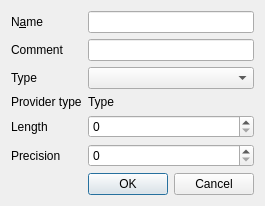
<?xml version="1.0" encoding="UTF-8"?>
<ui version="4.0">
 <class>AddAttrDialogBase</class>
 <widget class="QDialog" name="AddAttrDialogBase">
  <property name="geometry">
   <rect>
    <x>0</x>
    <y>0</y>
    <width>258</width>
    <height>201</height>
   </rect>
  </property>
  <property name="windowTitle">
   <string>Add field</string>
  </property>
  <property name="modal">
   <bool>true</bool>
  </property>
  <layout class="QGridLayout" name="gridLayout">
   <item row="2" column="0">
    <widget class="QLabel" name="textLabel2">
     <property name="text">
      <string>Type</string>
     </property>
     <property name="buddy">
      <cstring>mTypeBox</cstring>
     </property>
    </widget>
   </item>
   <item row="1" column="1">
    <widget class="QLineEdit" name="mCommentEdit"/>
   </item>
   <item row="3" column="1">
    <widget class="QLabel" name="mTypeName">
     <property name="text">
      <string>Type</string>
     </property>
     <property name="buddy">
      <cstring>mTypeBox</cstring>
     </property>
    </widget>
   </item>
   <item row="0" column="0">
    <widget class="QLabel" name="textLabel1">
     <property name="text">
      <string>N&amp;ame</string>
     </property>
     <property name="buddy">
      <cstring>mNameEdit</cstring>
     </property>
    </widget>
   </item>
   <item row="7" column="1">
    <widget class="QDialogButtonBox" name="buttonBox">
     <property name="standardButtons">
      <set>QDialogButtonBox::Cancel|QDialogButtonBox::Ok</set>
     </property>
    </widget>
   </item>
   <item row="5" column="0">
    <widget class="QLabel" name="mPrecLabel">
     <property name="text">
      <string>Precision</string>
     </property>
     <property name="buddy">
      <cstring>mPrec</cstring>
     </property>
    </widget>
   </item>
   <item row="4" column="1">
    <widget class="QSpinBox" name="mLength"/>
   </item>
   <item row="1" column="0">
    <widget class="QLabel" name="textLabel1_2">
     <property name="text">
      <string>Comment</string>
     </property>
     <property name="buddy">
      <cstring>mCommentEdit</cstring>
     </property>
    </widget>
   </item>
   <item row="5" column="1">
    <widget class="QSpinBox" name="mPrec"/>
   </item>
   <item row="4" column="0">
    <widget class="QLabel" name="mLengthLabel">
     <property name="text">
      <string>Length</string>
     </property>
     <property name="buddy">
      <cstring>mLength</cstring>
     </property>
    </widget>
   </item>
   <item row="0" column="1">
    <widget class="QLineEdit" name="mNameEdit"/>
   </item>
   <item row="2" column="1">
    <widget class="QComboBox" name="mTypeBox"/>
   </item>
   <item row="6" column="1">
    <spacer name="verticalSpacer">
     <property name="orientation">
      <enum>Qt::Vertical</enum>
     </property>
     <property name="sizeHint" stdset="0">
      <size>
       <width>20</width>
       <height>40</height>
      </size>
     </property>
    </spacer>
   </item>
   <item row="3" column="0">
    <widget class="QLabel" name="label">
     <property name="text">
      <string>Provider type</string>
     </property>
    </widget>
   </item>
  </layout>
 </widget>
 <layoutdefault spacing="6" margin="11"/>
 <tabstops>
  <tabstop>mNameEdit</tabstop>
  <tabstop>mCommentEdit</tabstop>
  <tabstop>mTypeBox</tabstop>
  <tabstop>mLength</tabstop>
  <tabstop>mPrec</tabstop>
  <tabstop>buttonBox</tabstop>
 </tabstops>
 <resources/>
 <connections>
  <connection>
   <sender>buttonBox</sender>
   <signal>accepted()</signal>
   <receiver>AddAttrDialogBase</receiver>
   <slot>accept()</slot>
   <hints>
    <hint type="sourcelabel">
     <x>254</x>
     <y>206</y>
    </hint>
    <hint type="destinationlabel">
     <x>263</x>
     <y>68</y>
    </hint>
   </hints>
  </connection>
  <connection>
   <sender>buttonBox</sender>
   <signal>rejected()</signal>
   <receiver>AddAttrDialogBase</receiver>
   <slot>reject()</slot>
   <hints>
    <hint type="sourcelabel">
     <x>254</x>
     <y>206</y>
    </hint>
    <hint type="destinationlabel">
     <x>6</x>
     <y>77</y>
    </hint>
   </hints>
  </connection>
 </connections>
</ui>
